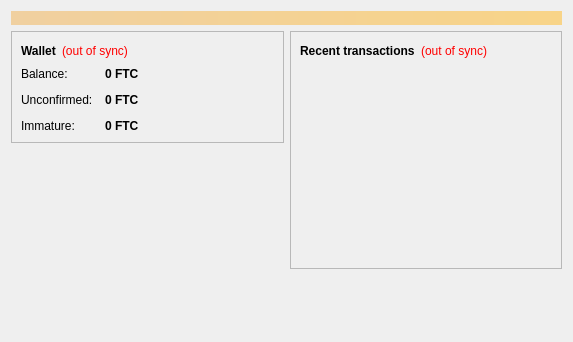
<?xml version="1.0" encoding="UTF-8"?>
<ui version="4.0">
 <class>OverviewPage</class>
 <widget class="QWidget" name="OverviewPage">
  <property name="geometry">
   <rect>
    <x>0</x>
    <y>0</y>
    <width>573</width>
    <height>342</height>
   </rect>
  </property>
  <property name="windowTitle">
   <string>Form</string>
  </property>
  <layout class="QVBoxLayout" name="topLayout">
   <item>
    <widget class="QLabel" name="labelAlerts">
     <property name="visible">
      <bool>false</bool>
     </property>
     <property name="styleSheet">
      <string notr="true">background-color: qlineargradient(x1: 0, y1: 0, x2: 1, y2: 0, stop:0 #F0D0A0, stop:1 #F8D488); color:#000000;</string>
     </property>
     <property name="wordWrap">
      <bool>true</bool>
     </property>
     <property name="margin">
      <number>3</number>
     </property>
    </widget>
   </item>
   <item>
    <layout class="QHBoxLayout" name="horizontalLayout" stretch="1,1">
     <item>
      <layout class="QVBoxLayout" name="verticalLayout_2">
       <item>
        <widget class="QFrame" name="frame">
         <property name="frameShape">
          <enum>QFrame::StyledPanel</enum>
         </property>
         <property name="frameShadow">
          <enum>QFrame::Raised</enum>
         </property>
         <layout class="QVBoxLayout" name="verticalLayout_4">
          <item>
           <layout class="QHBoxLayout" name="horizontalLayout_4">
            <item>
             <widget class="QLabel" name="label_5">
              <property name="font">
               <font>
                <weight>75</weight>
                <bold>true</bold>
               </font>
              </property>
              <property name="text">
               <string>Wallet</string>
              </property>
             </widget>
            </item>
            <item>
             <widget class="QLabel" name="labelWalletStatus">
              <property name="toolTip">
               <string>The displayed information may be out of date. Your wallet automatically synchronizes with the redoakcoin network after a connection is established, but this process has not completed yet.</string>
              </property>
              <property name="styleSheet">
               <string notr="true">QLabel { color: red; }</string>
              </property>
              <property name="text">
               <string notr="true">(out of sync)</string>
              </property>
              <property name="alignment">
               <set>Qt::AlignLeading|Qt::AlignLeft|Qt::AlignVCenter</set>
              </property>
             </widget>
            </item>
            <item>
             <spacer name="horizontalSpacer_2">
              <property name="orientation">
               <enum>Qt::Horizontal</enum>
              </property>
              <property name="sizeHint" stdset="0">
               <size>
                <width>40</width>
                <height>20</height>
               </size>
              </property>
             </spacer>
            </item>
           </layout>
          </item>
          <item>
           <layout class="QFormLayout" name="formLayout_2">
            <property name="fieldGrowthPolicy">
             <enum>QFormLayout::AllNonFixedFieldsGrow</enum>
            </property>
            <property name="horizontalSpacing">
             <number>12</number>
            </property>
            <property name="verticalSpacing">
             <number>12</number>
            </property>
            <item row="0" column="0">
             <widget class="QLabel" name="label">
              <property name="text">
               <string>Balance:</string>
              </property>
             </widget>
            </item>
            <item row="0" column="1">
             <widget class="QLabel" name="labelBalance">
              <property name="font">
               <font>
                <weight>75</weight>
                <bold>true</bold>
               </font>
              </property>
              <property name="cursor">
               <cursorShape>IBeamCursor</cursorShape>
              </property>
              <property name="toolTip">
               <string>Your current balance</string>
              </property>
              <property name="text">
               <string notr="true">0 FTC</string>
              </property>
              <property name="textInteractionFlags">
               <set>Qt::LinksAccessibleByMouse|Qt::TextSelectableByKeyboard|Qt::TextSelectableByMouse</set>
              </property>
             </widget>
            </item>
            <item row="1" column="0">
             <widget class="QLabel" name="label_3">
              <property name="text">
               <string>Unconfirmed:</string>
              </property>
             </widget>
            </item>
            <item row="1" column="1">
             <widget class="QLabel" name="labelUnconfirmed">
              <property name="font">
               <font>
                <weight>75</weight>
                <bold>true</bold>
               </font>
              </property>
              <property name="cursor">
               <cursorShape>IBeamCursor</cursorShape>
              </property>
              <property name="toolTip">
               <string>Total of transactions that have yet to be confirmed, and do not yet count toward the current balance</string>
              </property>
              <property name="text">
               <string notr="true">0 FTC</string>
              </property>
              <property name="textInteractionFlags">
               <set>Qt::LinksAccessibleByMouse|Qt::TextSelectableByKeyboard|Qt::TextSelectableByMouse</set>
              </property>
             </widget>
            </item>
            <item row="2" column="0">
             <widget class="QLabel" name="labelImmatureText">
              <property name="text">
               <string>Immature:</string>
              </property>
             </widget>
            </item>
            <item row="2" column="1">
             <widget class="QLabel" name="labelImmature">
              <property name="font">
               <font>
                <weight>75</weight>
                <bold>true</bold>
               </font>
              </property>
              <property name="toolTip">
               <string>Mined balance that has not yet matured</string>
              </property>
              <property name="text">
               <string notr="true">0 FTC</string>
              </property>
              <property name="textInteractionFlags">
               <set>Qt::LinksAccessibleByMouse|Qt::TextSelectableByKeyboard|Qt::TextSelectableByMouse</set>
              </property>
             </widget>
            </item>
           </layout>
          </item>
         </layout>
        </widget>
       </item>
       <item>
        <spacer name="verticalSpacer">
         <property name="orientation">
          <enum>Qt::Vertical</enum>
         </property>
         <property name="sizeHint" stdset="0">
          <size>
           <width>20</width>
           <height>40</height>
          </size>
         </property>
        </spacer>
       </item>
      </layout>
     </item>
     <item>
      <layout class="QVBoxLayout" name="verticalLayout_3">
       <item>
        <widget class="QFrame" name="frame_2">
         <property name="frameShape">
          <enum>QFrame::StyledPanel</enum>
         </property>
         <property name="frameShadow">
          <enum>QFrame::Raised</enum>
         </property>
         <layout class="QVBoxLayout" name="verticalLayout">
          <item>
           <layout class="QHBoxLayout" name="horizontalLayout_2">
            <item>
             <widget class="QLabel" name="label_4">
              <property name="text">
               <string>&lt;b&gt;Recent transactions&lt;/b&gt;</string>
              </property>
             </widget>
            </item>
            <item>
             <widget class="QLabel" name="labelTransactionsStatus">
              <property name="toolTip">
               <string>The displayed information may be out of date. Your wallet automatically synchronizes with the redoakcoin network after a connection is established, but this process has not completed yet.</string>
              </property>
              <property name="styleSheet">
               <string notr="true">QLabel { color: red; }</string>
              </property>
              <property name="text">
               <string notr="true">(out of sync)</string>
              </property>
              <property name="alignment">
               <set>Qt::AlignRight|Qt::AlignTrailing|Qt::AlignVCenter</set>
              </property>
             </widget>
            </item>
            <item>
             <spacer name="horizontalSpacer">
              <property name="orientation">
               <enum>Qt::Horizontal</enum>
              </property>
              <property name="sizeHint" stdset="0">
               <size>
                <width>40</width>
                <height>20</height>
               </size>
              </property>
             </spacer>
            </item>
           </layout>
          </item>
          <item>
           <widget class="QListView" name="listTransactions">
            <property name="styleSheet">
             <string notr="true">QListView { background: transparent; }</string>
            </property>
            <property name="frameShape">
             <enum>QFrame::NoFrame</enum>
            </property>
            <property name="verticalScrollBarPolicy">
             <enum>Qt::ScrollBarAlwaysOff</enum>
            </property>
            <property name="horizontalScrollBarPolicy">
             <enum>Qt::ScrollBarAlwaysOff</enum>
            </property>
            <property name="selectionMode">
             <enum>QAbstractItemView::NoSelection</enum>
            </property>
           </widget>
          </item>
         </layout>
        </widget>
       </item>
       <item>
        <spacer name="verticalSpacer_2">
         <property name="orientation">
          <enum>Qt::Vertical</enum>
         </property>
         <property name="sizeHint" stdset="0">
          <size>
           <width>20</width>
           <height>40</height>
          </size>
         </property>
        </spacer>
       </item>
      </layout>
     </item>
    </layout>
   </item>
  </layout>
 </widget>
 <resources/>
 <connections/>
</ui>
